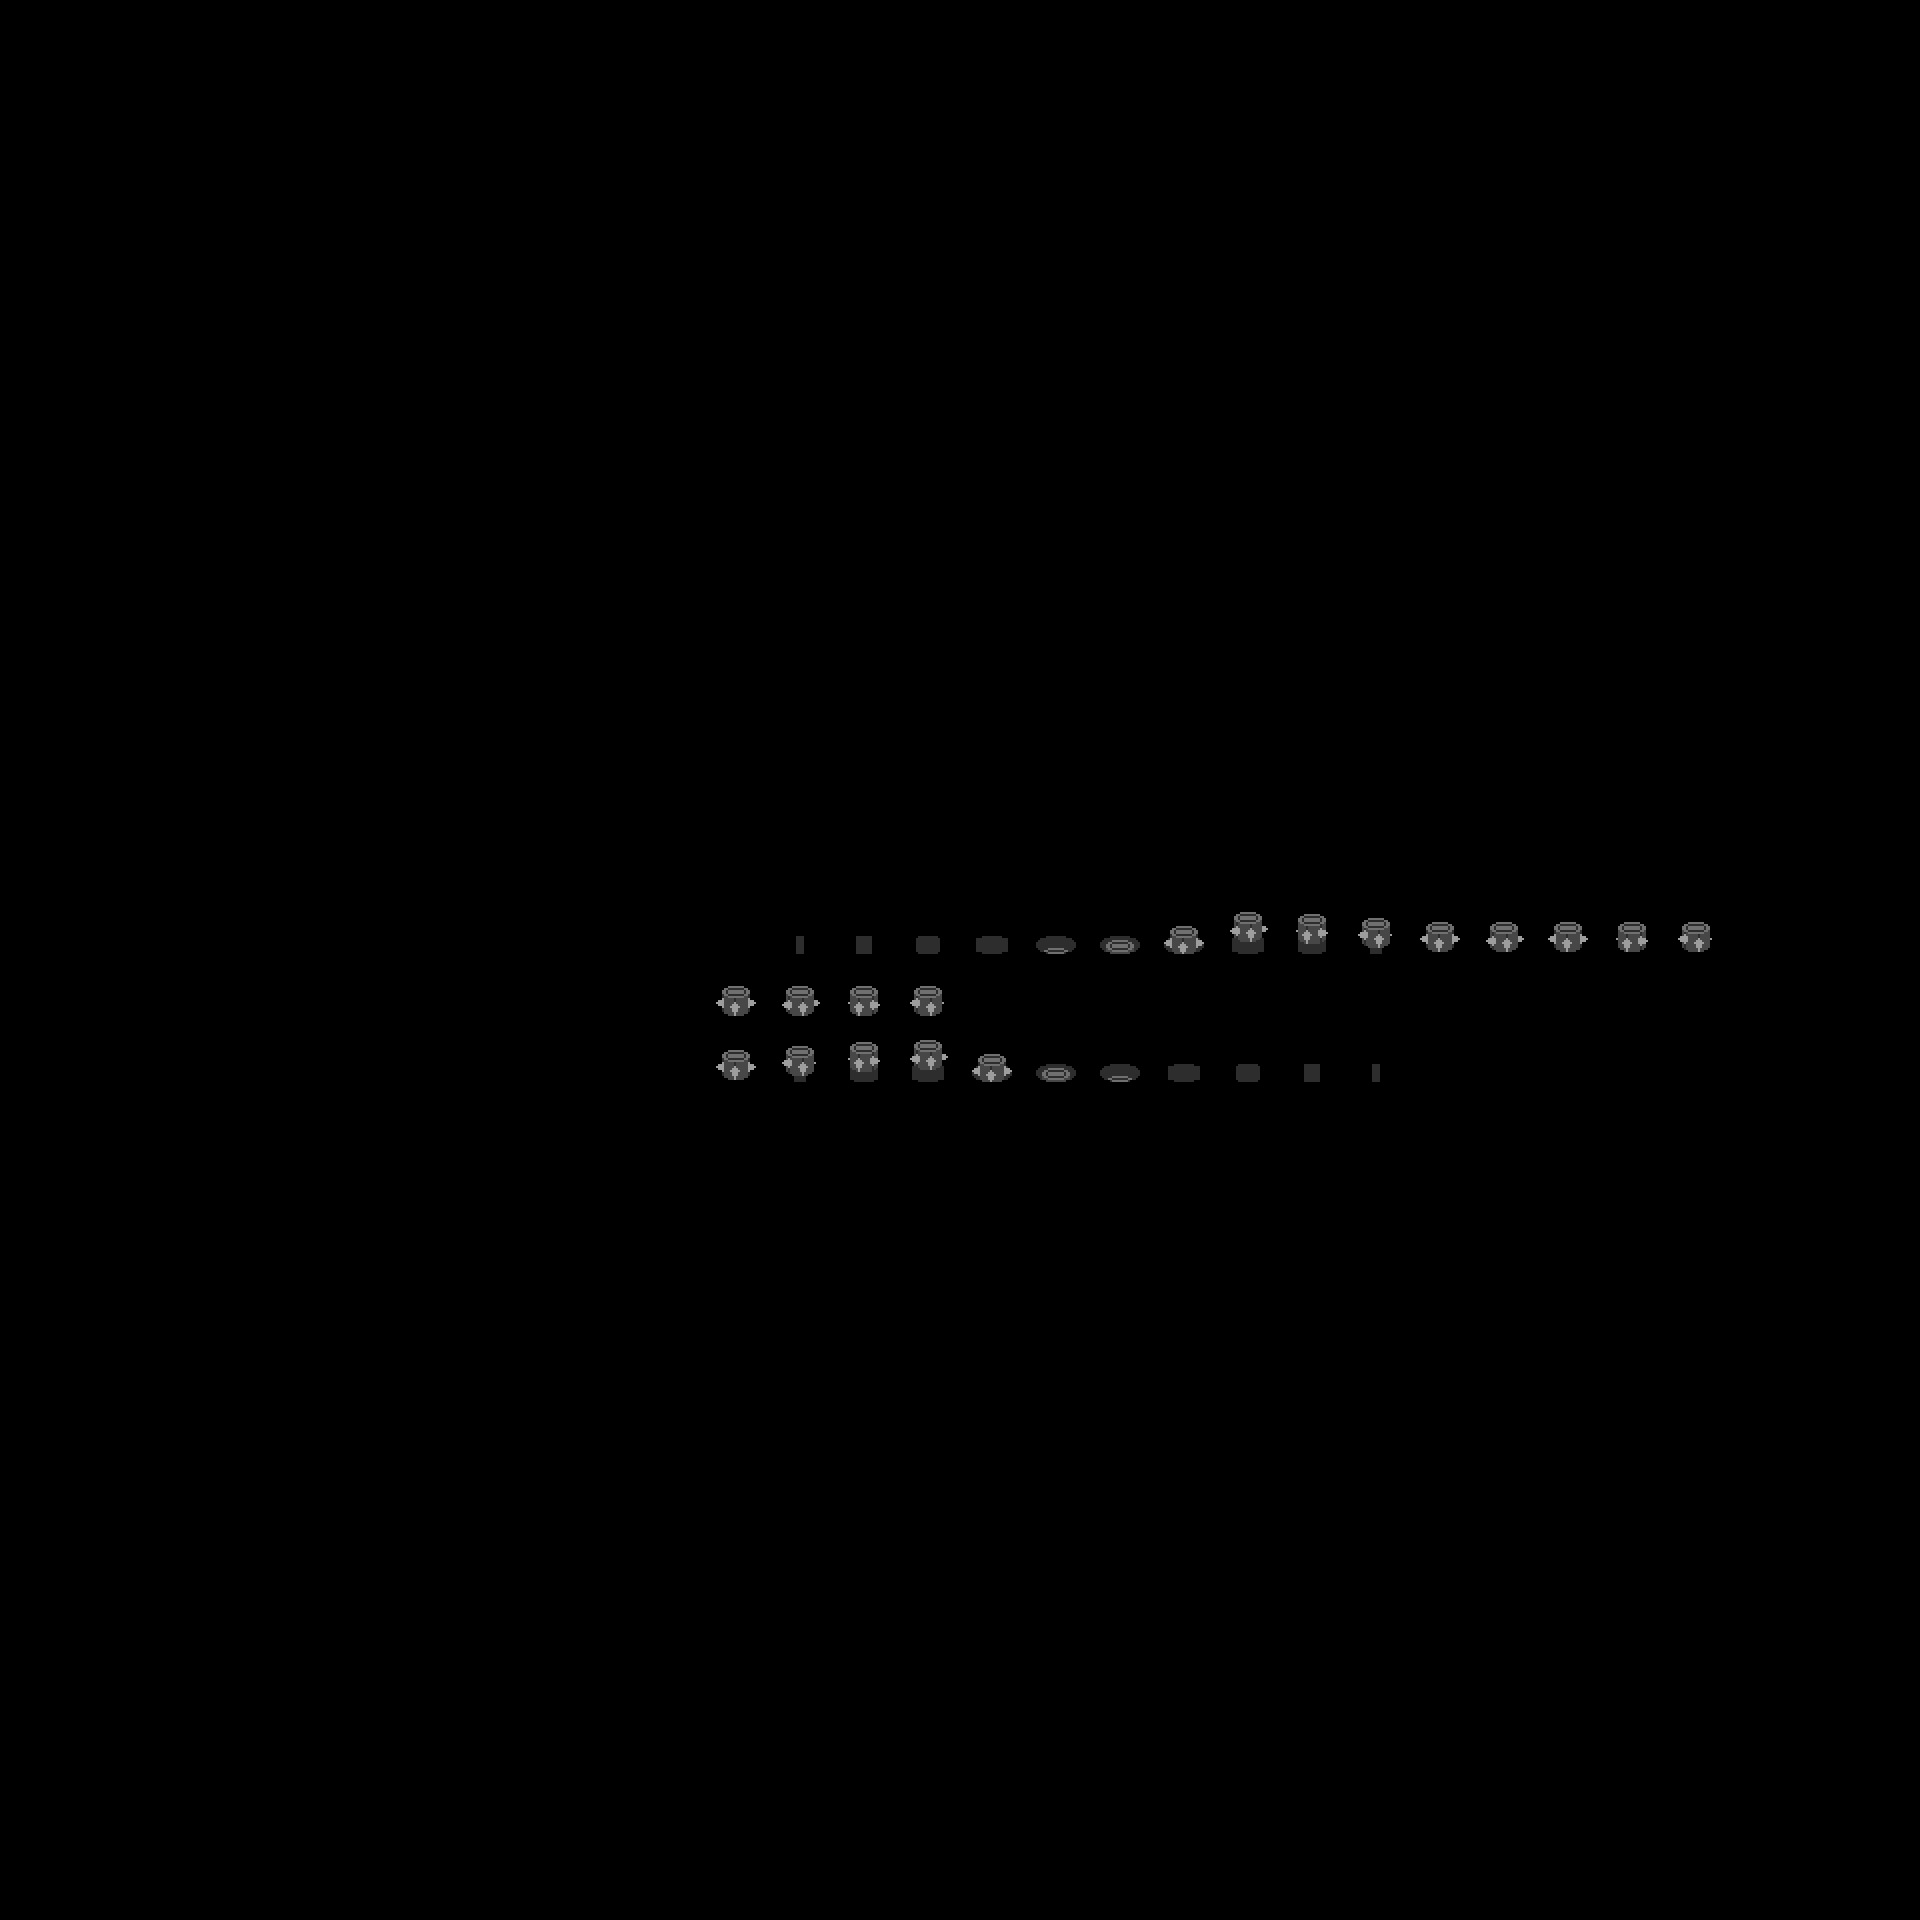

Rendered tile map (Tiled .tmx) drawn with the repository's tilesets; below, a short description and the map source with its tile grids summarised:
An orthogonal 30x30 tile map with 64x64 px tiles, 3 tile layers (Wheel-Sale, Wheel-Gira, Wheel-Entra) and 4 objects (0, 1, 2, 3).

<map version="1.0" tiledversion="1.1.4" orientation="orthogonal" renderorder="right-down" width="30" height="30" tilewidth="64" tileheight="64" infinite="0" nextobjectid="8">
 <tileset firstgid="1" source="Wheel.tsx" />
 <layer name="Wheel-Sale" width="30" height="30">
  <data>[900 cells, 16 non-empty, 16 distinct tile ids]</data>
 </layer>
 <layer name="Wheel-Gira" width="30" height="30">
  <data>[900 cells, 4 non-empty, 4 distinct tile ids]</data>
 </layer>
 <layer name="Wheel-Entra" width="30" height="30">
  <data>[900 cells, 12 non-empty, 12 distinct tile ids]</data>
 </layer>
 <objectgroup name="Wheel-Gira">
  <object id="2" name="Hitbox" type="0" x="717.667" y="985.333" width="36.3333" height="32.6667" />
  <object id="5" name="Hitbox" type="1" x="781.167" y="984" width="36.3333" height="32.6667" />
  <object id="6" name="Hitbox" type="2" x="845.5" y="984" width="36.3333" height="32.6667" />
  <object id="7" name="Hitbox" type="3" x="909.167" y="985.667" width="36.3333" height="32.6667" />
 </objectgroup>
</map>
